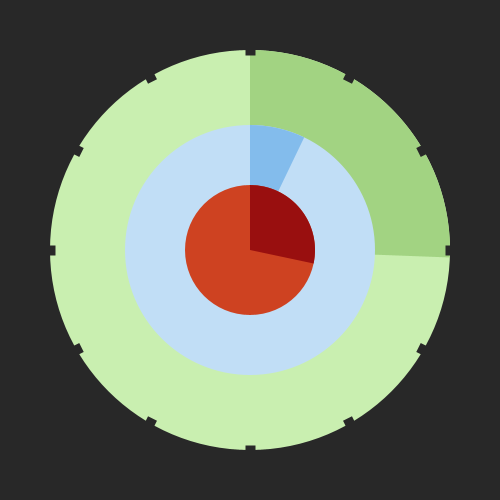
Frame 1 (no input)
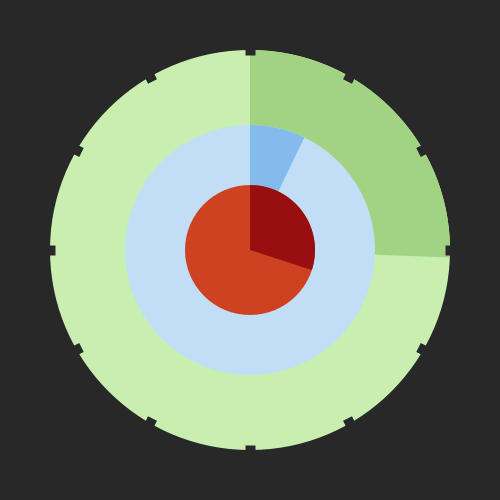
Frame 60 (the mouse pressed at the canvas centre just before this capture)
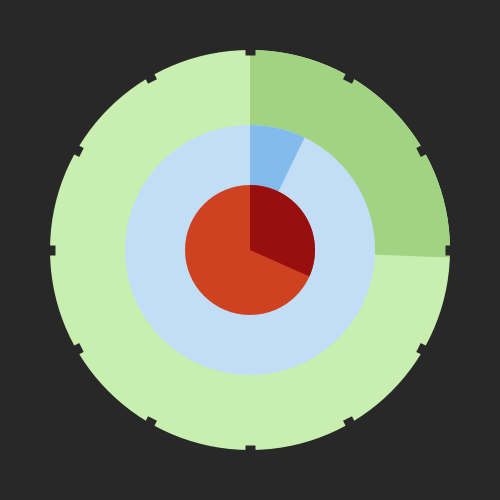
Frame 120 (the mouse held since frame 60 and released just before this capture)

The Processing sketch that drew these frames (run headless with seeded random() and noise(); from frame 60 on, the mouse is pressed at the canvas centre):

// Processing sketch: processing_40687
// ── processing_40687.pde

void setup(){
 size(500,500); 
 smooth();
}

void draw() {
  float s = second();  
  float m = minute();
        m = m + s/60; 
  float h = hour();
        h = h + m/60;   
        if(h > 12){h -= 12;}
  
  background(40);
  noStroke();
 
  pushMatrix();
  translate(250,250);

  rotate(radians(270));
  // hours
  fill(#c9efb0);
  ellipse(0, 0, 400, 400);
  fill (#a2d382);
  arc(0, 0, 400, 400, 0, (h*TWO_PI/12));
  //minutes
  fill(#c1def6);
  ellipse(0, 0, 250, 250);
  fill(#83bcec);;
  arc(0, 0, 250, 250, 0, (m*TWO_PI/60));
  //seconds
  fill(#ce4221);
  ellipse(0, 0, 130, 130);
  fill(#990f0f);
  arc(0, 0, 130, 130, 0, (s*TWO_PI/60));  
  popMatrix();
  
   for(int i=0;i<12;i++)
  {
   pushMatrix();
   translate(250,250);
   stroke(40);
   rotate(i*(radians(30)));
   strokeWeight(10);
   strokeCap(SQUARE);
   line(0,195,0,201);
   popMatrix(); 
   noStroke();
  }
}
